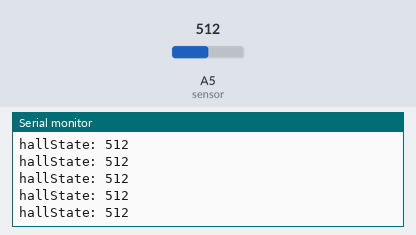
A sketch run on a simulated Arduino Uno, built with avr-gcc and run on an emulated ATmega328P. Parts: the last lines printed to the serial monitor. The inputs (shaded band) are chosen by the test bench; at power-on: A5 (sensor) = 512. The local clock reads 2024-03-15 10:24:30 at power-on unless the sketch sets it; storage starts empty.

Above: at 4.2 s.
4.3 s: A5 (sensor) set to 984
At 5.2 s:
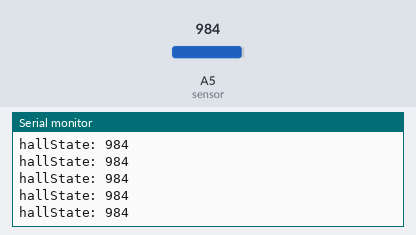
7.3 s: A5 (sensor) set to 1014
At 8.3 s:
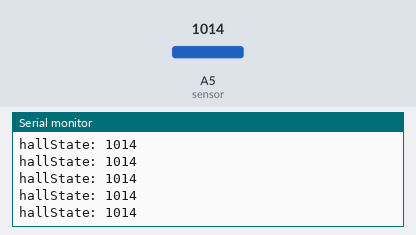
Timing chart, 0 to 10.3 s (numbered marks = the images above; inputs shaded):
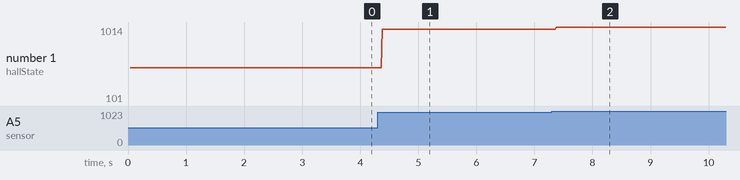

The sketch:

PAW_v1.ino
```cpp
// (licence header left out)
#include <DS3231.h>
#include <SPI.h>
#include <SD.h>

// Init the DS3231 using the hardware interface
DS3231  rtc(A4, A3);
File myFile;

int const sensor = A5; //hall effect sensor pin
int hallState; //numeric variable
int wheelcount = 0;

void setup()
{
  // Setup Serial connection
  Serial.begin(9600);

  //Initialize CSV file
  SD.begin(4); //microSD CS pin
  myFile = SD.open("wheel.csv", FILE_WRITE);
  myFile.println("Rotation, Date, Time");
  myFile.close();

  // Initialize the rtc object
  rtc.begin();

  // The following lines can be uncommented to set the date and time
  rtc.setTime(17, 30, 00);     // Set the time to hh:mm:ss (24hr format)
  rtc.setDate(21, 9, 2023);   // Set the date to dd, mm, yyyy

  pinMode(sensor, INPUT); //set hall effect sensor pin as input

  wheelcount = 0; //Initializes the wheel rotation count
}

void loop()
{
  int hallState = analogRead(sensor); //Read hall sensor
  if(hallState > 50) //when magnetic field is not detected
  {
    //do nothing
  }
  else //when magnetic field is detected, write to csv
  {
    wheelcount++; //add rotation count
    while(hallState < 51)
    {
      hallState = analogRead(sensor); //Read hall sensor
      //do nothing - prevents writing while stationary
    }
    //write to csv
    myFile = SD.open("WHEEL.csv", FILE_WRITE);
    myFile.print(wheelcount);
    myFile.print(",");
    myFile.print(rtc.getDateStr());
    myFile.print(",");
    myFile.println(rtc.getTimeStr());
    myFile.close();
    delay(500); //min time between rotations in ms
  }

  //using serial monitor to check build
  Serial.print("hallState: ");
  Serial.println(hallState);
}
```

Measured:
- after the input at 4.3 s, the serial monitor: prints a new line after 0.08 s (image 1)
- after the input at 7.3 s, the serial monitor: prints a new line after 0.08 s (image 2)
- plotted number 1: 512 → 984 after the input at 4.3 s, 984 → 101 after the input at 7.3 s
